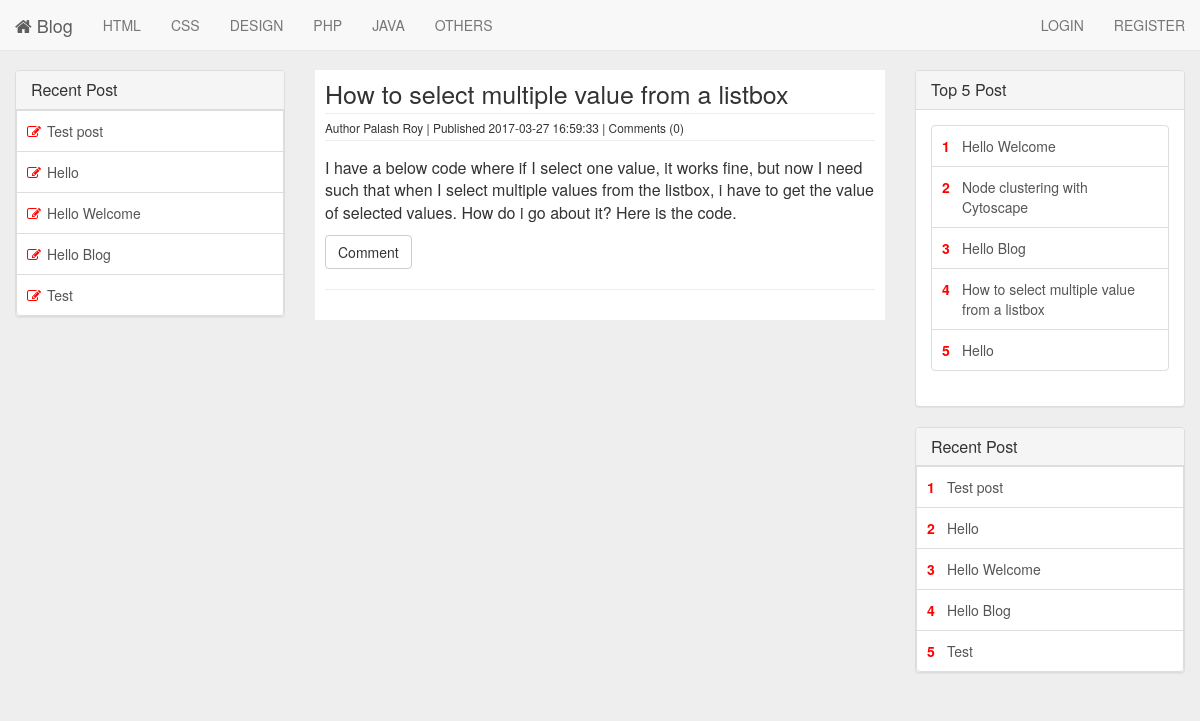
Page /details.php?id=1 on the committed database.
### tables this page shows
CREATE TABLE `blog_category` (
  `cat_id` int(11) NOT NULL,
  `cat_name` varchar(50) NOT NULL,
  `status` tinyint(1) NOT NULL DEFAULT '1' COMMENT '1 = Active, 0 = Inactive'
);

CREATE TABLE `blog_post` (
  `post_id` int(11) NOT NULL,
  `cat_id` int(11) NOT NULL,
  `user_id` int(11) NOT NULL,
  `post_title` varchar(255) NOT NULL,
  `post` text NOT NULL,
  `created_at` timestamp NOT NULL DEFAULT CURRENT_TIMESTAMP ON UPDATE CURRENT_TIMESTAMP,
  `updated_at` timestamp NOT NULL DEFAULT '0000-00-00 00:00:00',
  `status` tinyint(1) NOT NULL DEFAULT '1' COMMENT '1 = Active, 0 = Inactive',
  `hit` int(50) NOT NULL DEFAULT '0'
);

CREATE TABLE `blog_user` (
  `user_id` int(11) NOT NULL,
  `name` varchar(50) NOT NULL,
  `user_name` varchar(50) NOT NULL,
  `address` varchar(100) NOT NULL,
  `image` varchar(50) NOT NULL,
  `email` varchar(50) NOT NULL,
  `password` varchar(32) NOT NULL,
  `status` tinyint(1) NOT NULL DEFAULT '1' COMMENT '1 = Active, 0 = Inactive'
);

### lib/Blog.php (called while the page is built, shortened)
<?php
include_once "Session.php";
include "Database.php";
class Blog {
	private $db;
	public function __construct(){
		$this -> db = new Database();
	}
	public function selectCat() {
		$sql = "SELECT * FROM blog_category WHERE status = 1";
		$query = $this->db -> conn -> prepare($sql);
		$query -> execute();
		$result = $query -> fetchAll();
		return $result;
	}
	public function update_hit($Sid) {
		$sql = "UPDATE blog_post SET hit = hit+1 WHERE post_id = :id";
		$query = $this->db -> conn -> prepare($sql);
		$query -> bindValue(":id", $Sid);
		$result = $query->execute();
	}
	public function selectBlogById($Sid) {
		$sql = "SELECT blog_user.*, blog_post.* FROM blog_user INNER JOIN blog_post ON blog_user.user_id=blog_post.user_id WHERE post_id = $Sid";
		$query = $this->db -> conn -> prepare($sql);
		$query -> execute();
		$result = $query -> fetchAll();
		$HitCount = $this -> update_hit($Sid);
		return $result;
	}
	public function selectRecentPost() {
		$sql = "SELECT * FROM blog_post WHERE status = 1 ORDER BY post_id DESC LIMIT 5";
		$query = $this->db -> conn -> prepare($sql);
		$query -> execute();
		$result = $query -> fetchAll();
		return $result;
	}
	public function topHitPost() {
		$sql = "SELECT * FROM blog_post WHERE status = 1 ORDER BY hit DESC LIMIT 5";
		$query = $this->db -> conn -> prepare($sql);
		$query -> execute();
		$result = $query -> fetchAll();
		return $result;
	}
}
?>

### lib/Database.php (called while the page is built)
<?php
class Database {
	private $hostname = "localhost";
	private $username = "root";
	private $password = "";
	private $bd_name = "blog";
	public $conn;
	public function __construct(){
		if (!isset($this -> conn)) {
			try {
				$sql = new PDO("mysql:host=" . $this->hostname . ";dbname=" . $this->bd_name, $this->username, $this->password);
				$sql -> setAttribute(PDO::ATTR_ERRMODE, PDO::ERRMODE_EXCEPTION);
				$sql -> exec("SET CHARACTER SET utf8");
				$this -> conn = $sql;
			} catch (PDOException $e) {
				die("Faied to connection with Database!".$e -> getMessage());
			}
		}
	}
}
?>

### lib/Session.php (called while the page is built, shortened)
<?php
class Session {
	public static function get($key) {
		if(isset($_SESSION[$key])){
			return $_SESSION[$key];
		}
		else{
			return false;
		}
	}
}
?>

### details.php (the view, shortened to what this page needs)
<?php
include "header.php";
$Sid = $_GET['id'];
$ViewBlog = $blog -> selectBlogById($Sid);
$RecentPost = $blog -> selectRecentPost();
$topPost = $blog -> topHitPost();
?>
    <div class="container-fluid">
      <div class="row">
        <div class="col-sm-3">
          <div class="panel panel-default">
            <div class="panel-heading">
              <h3 class="panel-title">Recent Post</h3>
            </div>
              <?php
                if($RecentPost){
                  foreach ($RecentPost as $value) {
                    echo '<a href="details.php?id='. $value['post_id'] .'" class="list-group-item"><span class="number"><i class="fa fa-pencil-square-o" aria-hidden="true"></i></span>'.$value['post_title'].'</a>';
                  }
                }
              ?>
          </div>
        </div>
        <div class="col-sm-6">
        <?php
          if($ViewBlog){
            foreach ($ViewBlog as $value) {
        ?>
          <div class="media p5" style="background-color: #FFFFFF; padding-top: 15px;">
            <h4 class="media-heading heading">
             <?php echo $value['post_title']; ?></h4>
            <hr/>
            <p class="p3 small">Author <?php echo $value['name']; ?> | Published <?php echo $value['created_at']; ?> | Comments (0)</p>
            <hr/ class="p4">
            <div class="media-body">
              <p class="text"><?php echo $value['post'];?></p>
            </div>
            <button class="btn btn-default" data-toggle="modal" data-target="#commentModal-<?php echo $value['post_id'];?>">Comment</button>
            <hr/>
          </div>
          <?php
              }
            }
            else{
              echo "<p>No Data Found!</p>";
            }
          ?>
        </div>
        <div class="col-sm-3">
          <div class="panel panel-default">
            <div class="panel-heading">
              <h3 class="panel-title">Top 5 Post</h3>
            </div>
            <div class="panel-body">
              <div class="list-group">
                <?php
                  if($topPost){
                    $i = 1;
          foreach ($topPost as $value) {
                      echo '<a href="details.php?id='. $value['post_id'] .'" class="list-group-item"><span class="number">'.$i.'</span>'. $value['post_title'].'</a>';
          $i++;
                    }
                  }
                ?>
              </div>
            </div>
        </div>
        <div class="panel panel-default">
          <div class="panel-heading">
            <h3 class="panel-title">Recent Post</h3>
          </div>
            <?php
              if($RecentPost){
                $i = 1;
                foreach ($RecentPost as $value) {
                  echo '<a href="details.php?id='. $value['post_id'] .'" class="list-group-item"><span class="number">'.$i.'</span>'.$value['post_title'].'</a>';
                  $i++;
                }
              }
            ?>
          </div>
        </div>
      </div>
    </div>
  </body>
</html>

### header.php (shortened to what this page needs)
<?php
include "lib/Blog.php";
$blog = new Blog();
$filepath = realpath(dirname(__FILE__));
  include_once $filepath.'/lib/Session.php';
  $userlogin = Session::get("login");
$catView = $blog -> selectCat();
?>
<!DOCTYPE html>
<html lang="en">
  <head>
    <link rel="stylesheet" href="bootstrap/css/bootstrap.min.css">
    <link rel="stylesheet" href="bootstrap/css/font-awesome.min.css">
    <link href="bootstrap/css/style.css" rel="stylesheet">
  </head>
  <body>
    <nav class="navbar navbar-default navbar-fixed-top">
      <div class="container-fluid">
        <div class="navbar-header">
          <a class="navbar-brand" href="index.php"><i class="fa fa-home" aria-hidden="true"></i> Blog</a>
        </div>
        <div class="collapse navbar-collapse" id="bs-example-navbar-collapse-1">
          <ul class="nav navbar-nav">
            <?php
            if($catView){
              foreach ($catView as $value) {
            ?>
            <li><a class="menu" href="<?php echo $value['cat_name'] . '.php'?>"><?php echo $value['cat_name']; ?></a></li>
            <?php
            }
            }
            ?>
          </ul>
          <ul class="nav navbar-nav navbar-right">
          <?php
              if($userlogin == false){
            ?>
            <li><a href="login.php">Login</a></li>
            <li><a href="register.php">Register</a></li>
            <?php
              }
            ?>
          </ul>
        </div>
      </div>
    </nav>

### rows in the picture
blog_category: cat_name "HTML"
blog_category: cat_name "CSS"
blog_category: cat_name "DESIGN"
blog_category: cat_name "PHP"
blog_category: cat_name "JAVA"
blog_category: cat_name "OTHERS"
blog_post: post_title "Test post"
blog_post: post_title "Hello"
blog_post: post_title "Hello Welcome"
blog_post: post_title "Hello Blog"
blog_post: post_title "Test"
blog_user: blog_post.post_title "How to select multiple value from a listbox", name "Palash Roy", blog_post.created_at "2017-03-27 16:59:33", blog_post.post "I have a below code where if I select one value, it works fine, but now I need such that when I select multiple values from the listbox, i have to get the value of selected values. How do i go about it? Here is the code."
blog_post: post_title "Node clustering with Cytoscape"
blog_post: post_title "How to select multiple value from a listbox"
